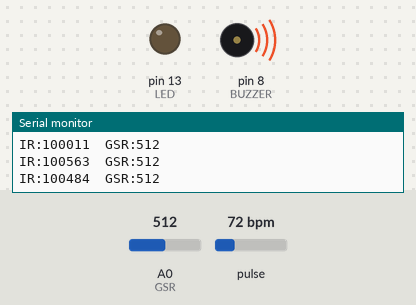
Recording of a sketch running on a simulated Arduino Uno, built with avr-gcc and run on an emulated ATmega328P. On the bench: output pins drawn as LEDs (lit = HIGH), buzzer (waves = sounding, pin HIGH), the last lines printed to the serial monitor. The inputs (shaded band) are chosen by the test bench; at power-on: A0 (GSR) = 512, pulse 72 bpm.

Above: at 6.2 s.
6.3 s: A0 (GSR) set to 554
8.4 s: A0 (GSR) set to 589
At 11.2 s:
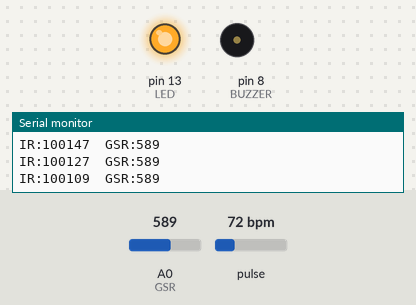
11.4 s: pulse set to 69 bpm
At 12.3 s:
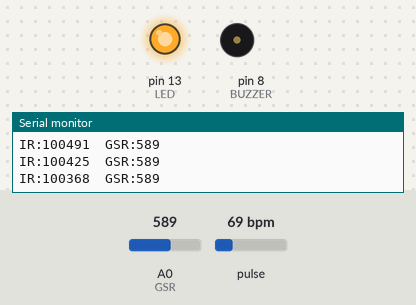
12.9 s: pulse set to 100 bpm
At 13.8 s:
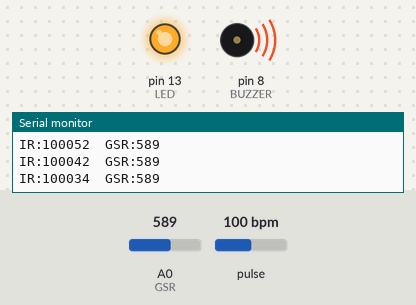
15.9 s: A0 (GSR) set to 511
At 17.8 s:
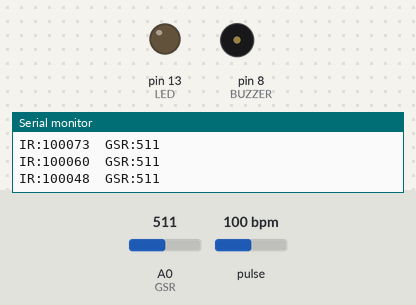
18.9 s: A0 (GSR) set to 464
20.5 s: A0 (GSR) set to 440
At 22.1 s:
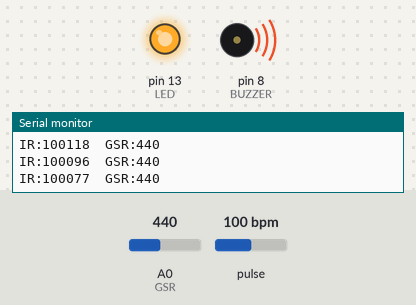
Timing chart, 0 to 24.5 s (numbered marks = the images above; inputs shaded):
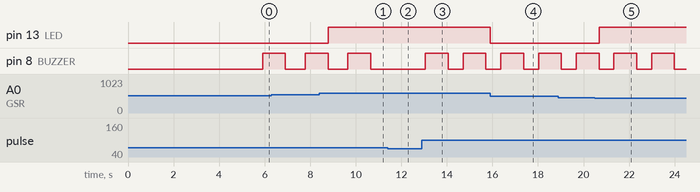

The sketch:

fin.ino
```cpp
#include <Wire.h>
#include "MAX30105.h"
#include "heartRate.h"

MAX30105 particleSensor;

// MAX30102
long lastBeat = 0;
float beatsPerMinute = 0;

// GSR
const int LED = 13;
const int GSR = A0;
const int BUZZER = 8;

int threshold = 0;
int sensorValue = 0;

void setup()
{
  Serial.begin(115200);

  pinMode(LED, OUTPUT);
  pinMode(BUZZER, OUTPUT);

  digitalWrite(LED, LOW);
  digitalWrite(BUZZER, LOW);

  // 初始化 MAX30102
  if (!particleSensor.begin(Wire, I2C_SPEED_FAST))
  {
    while (1);
  }

  particleSensor.setup();
  particleSensor.setPulseAmplitudeRed(0x0A);

  // GSR 校准：采集500次，计算初始基准值
  long sum = 0;

  for (int i = 0; i < 500; i++)
  {
    sensorValue = analogRead(GSR);
    sum += sensorValue;
    delay(10);
  }

  threshold = sum / 500;
}

void loop()
{
  //  IR 数值
  long irValue = particleSensor.getIR();

  // 心跳检测
  if (checkForBeat(irValue))
  {
    long delta = millis() - lastBeat;
    lastBeat = millis();

    if (delta > 0)
    {
      beatsPerMinute = 60000.0 / delta;

      if (beatsPerMinute < 255 && beatsPerMinute > 70)
      {
        digitalWrite(BUZZER, HIGH);
        delay(1000);
        digitalWrite(BUZZER, LOW);
      }
    }
  }

  // 读取 GSR 传感器 A0
  sensorValue = analogRead(GSR);

  // GSR 变化检测
  int temp = threshold - sensorValue;

  if (abs(temp) > 60)
  {
    digitalWrite(LED, HIGH);
  }
  else
  {
    digitalWrite(LED, LOW);
  }

  // 串口绘图仪：仅输出两列数值
  Serial.print("IR:");
  Serial.print(irValue);
  Serial.print("\tGSR:");
  Serial.println(sensorValue);

  delay(20);
}
```

Measured:
- the behaviour switches between 572 and 573 on A0 (GSR) (found by bisection; images 0 and 1)
- the behaviour switches between 72 and 71 bpm on pulse (found by bisection; images 1 and 2)
- the behaviour switches between 452 and 451 on A0 (GSR) (found by bisection; images 4 and 5)
- after the input at 8.4 s, pin 13 (LED): LOW → HIGH after 0.38 s
- after the input at 11.4 s, pin 8 (BUZZER): stays LOW (without the input it goes to HIGH after 0.13 s)
- after the input at 12.9 s, pin 8 (BUZZER): alternates HIGH for 1.0 s and LOW for 0.66 s, starting after 0.16 s
- after the input at 15.9 s, pin 13 (LED): HIGH → LOW at once
- after the input at 20.5 s, pin 13 (LED): LOW → HIGH after 0.18 s
